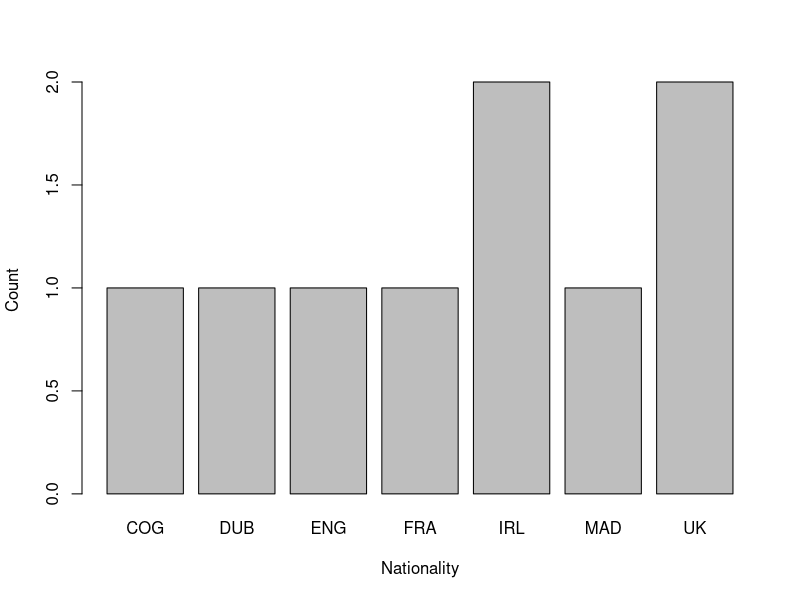
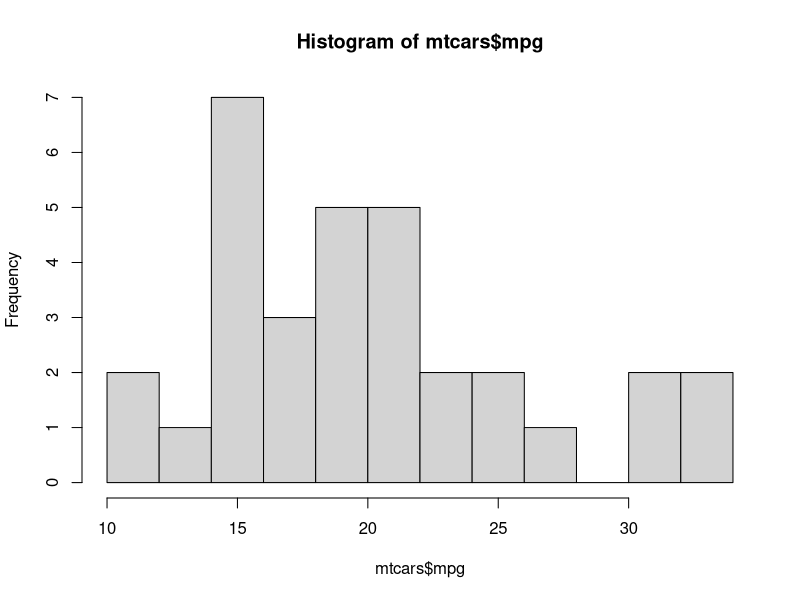
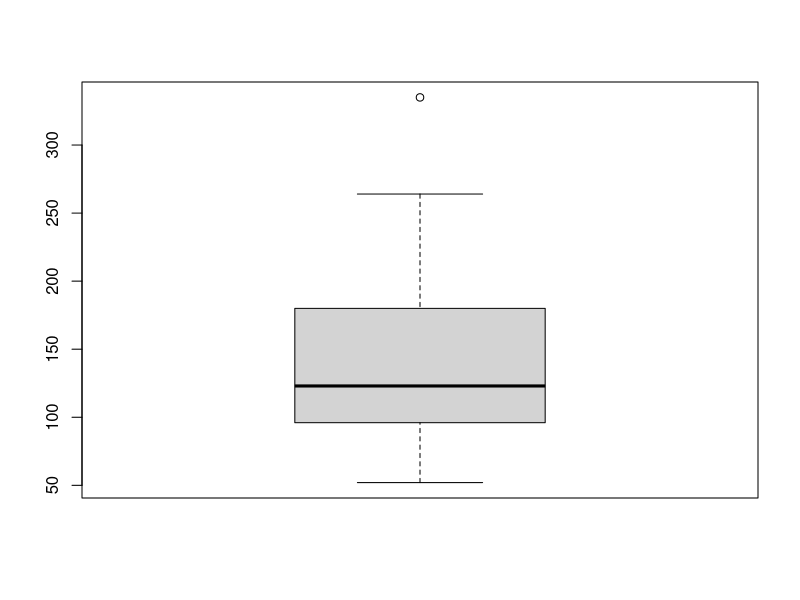
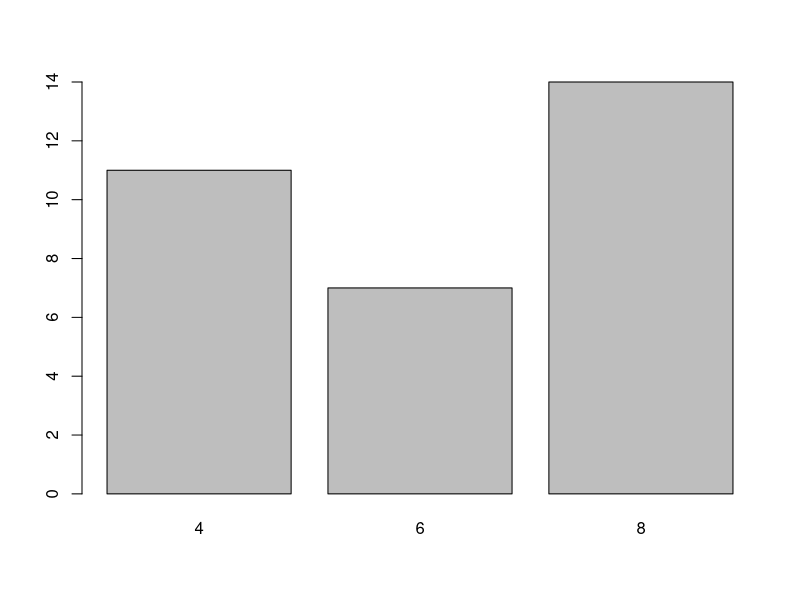
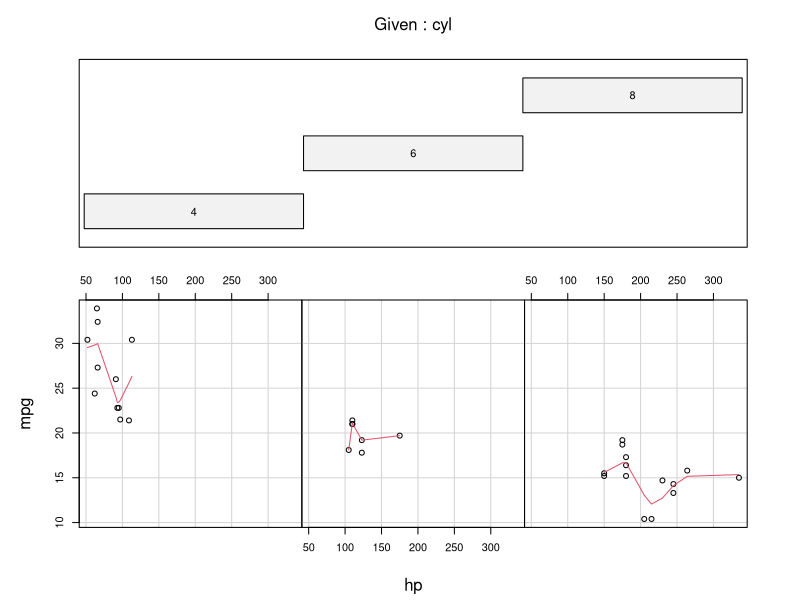

Here is the R script that generated these plots, in order:
x <- c(1:3, 7, 8:10)
attributes(x)
class(x)

z <- 0:9
class(z)

digits = as.character(z)
class(digits)

d = as.integer(digits)
class(d)

name = c("Amy", "Bill", "Carl")
DAD = c(80, 65, 50)
BDA = c(70, 50, 80)

gender = as.factor(c("F", "M", "M"))
nationality = as.factor(c("IRL", "UK", "IRL"))
age = c(20, 21, 22)

student.df = data.frame(name, age, gender, nationality, DAD, BDA)
attributes(student.df)

print(student.df)
str(student.df)
summary(student.df)

student.df['gender']
student.df$gender
student.df$gender[2]

mean(student.df$BDA)

student.df$average = (student.df$BDA + student.df$DAD)/2
student.df
str(student.df)

student.df$name = as.character(student.df$name)
student.df = rbind(student.df, c("Dennis", 23, "M", "UK", 55, 70))

student.df$nationality = as.character(student.df$nationality)

student.df = rbind(student.df, c("Jack", 24, "F", "FRA", 44, 65))
student.df = rbind(student.df, c("Jackson", 26, "M", "DUB", 14, 64))
student.df = rbind(student.df, c("Sandra", 24, "F", "MAD", 44, 65))
student.df = rbind(student.df, c("Goose", 24, "M", "ENG", 44, 65))
student.df = rbind(student.df, c("Michael", 150, "F", "COG", 34, 55))

student.df$nationality = as.factor(student.df$nationality)

levels(student.df$nationality)
student.df$DAD = as.numeric(student.df$DAD)
student.df$BDA = as.numeric(student.df$BDA)

averages <- tapply(student.df$BDA, student.df$nationality, mean)
averages

table(student.df$nationality)

barplot(table(student.df$nationality), xlab="Nationality", ylab="Count")

mins = c(min(student.df$BDA), min(student.df$DAD))
means = c(mean(student.df$BDA), mean(student.df$DAD))
maxs = c(max(student.df$BDA), max(student.df$DAD))
sds = c(sd(student.df$BDA), sd(student.df$DAD))

results = data.frame(mins, means, maxs, sds)
results

##############################################

data(mtcars)
str(mtcars)
summary(mtcars)
?mtcars
mtcars$cyl = as.factor(mtcars$cyl)
mtcars$am = factor(mtcars$am, labels=c("Automatic", "Manual"), levels=c(0,1))
str(mtcars)
summary(mtcars)

hist(mtcars$mpg, breaks=10)
boxplot(mtcars$hp)
barplot(table(mtcars$cyl))
coplot(mpg ~ hp | cyl, data = mtcars, panel = panel.smooth, rows = 1)

##############################################
#Excercises

